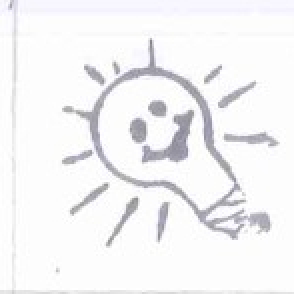
#> input picture Sellos/Foco/fila-1-columna-4.jpg, 147 x 147 px, found by its file name (shown 2 times larger)
$ jupyter execute --allow-errors Untitled.ipynb
#> lines starting #> are read from the running program, lines starting #| are printed output that depends on the picture
[cell 1]
import cv2
import os
import numpy as np
import matplotlib.pyplot as plt

[cell 2]
DATADIR = 'Sellos/'
Categories = ['Dado', 'Dardo', 'Foco', 'Maceta', 'Oso', 'Pulpo', 'Rueda']
#> (the rest of this cell did not finish here and is left out)

#> (a cell that did not finish here is left out)

[cell 4]
IMG_SIZE=140
#> (the rest of this cell did not finish here and is left out)

#> (a cell that did not finish here is left out)

#> (a cell that did not finish here is left out)

#> (a cell that did not finish here is left out)

#> (a cell that did not finish here is left out)

[cell 9]
p1 =os.path.join(DATADIR, 'Dado')
#> (the rest of this cell did not finish here and is left out)

[cell 10]
I1_array = cv2.imread(os.path.join(p1,'fila-1-columna-4.jpg'),cv2.IMREAD_GRAYSCALE)
#> I1_array: shape (147, 147); min 132, max 255, mean 243.4

[cell 11]
I1_array.shape
#> Out = (147, 147)

[cell 12]
I2_array=cv2.resize(I1_array,(IMG_SIZE,IMG_SIZE))
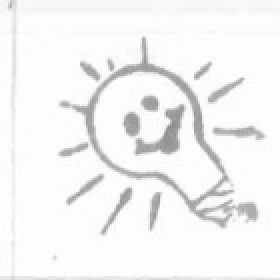
#> I2_array: shape (140, 140) (shown 2 times larger); min 141, max 255, mean 243.4
I2_array.shape
#> Out = (140, 140)

[cell 13]
I2_array

[cell 14]
V1 = (np.asarray(I2_array)).flatten()
#> V1 = 19600 values, max 255 at index 1748, min 141 at index 8767, mean 243.4
V1
#> Out has the same summary as V1

[cell 15]
training_data = []

def create_training_data():
    for category in Categories:
        path = os.path.join(DATADIR, category)
        class_num = Categories.index(category)
        for img in os.listdir(path):
            try:
                img_array = cv2.imread(os.path.join(path,img), cv2.IMREAD_GRAYSCALE)
                img_Vec = (np.asarray(new_array)).flatten()##Convertir en vectores las matrices
                training_data.append([new_array,img_Vec, class_num])
            except Exception as e:
                pass

#> (the rest of this cell did not finish here and is left out)

[cell 16]
print(len(training_data))

[cell 17]
import random
random.shuffle(training_data)

[cell 18]
for sample in training_data[:10]:
    print(sample[1].shape)

#> (a cell that did not finish here is left out)

[cell 20]
X=[]
y=[]
Z=[]

for image, features, label in training_data:
    Z.append(image)
    X.append(features)
    y.append(label)


$ run again, on Sellos/Dado/fila-1-columna-5.jpg
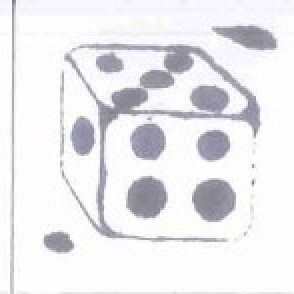
#> input picture Sellos/Dado/fila-1-columna-5.jpg, 147 x 147 px (shown 2 times larger)
#> `new_array=cv2.resize(img_array,(IMG_SIZE,IMG_SIZE))`:
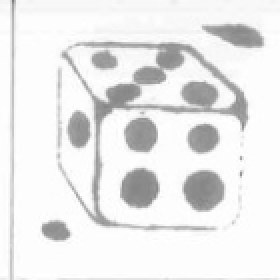
#> new_array: shape (140, 140) (shown 2 times larger); min 126, max 255, mean 234.2
#> (printed output is left out)
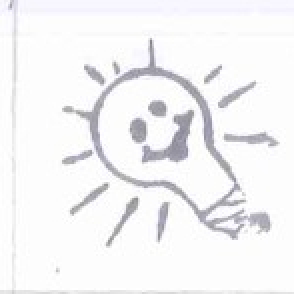
#> input picture Sellos/Foco/fila-1-columna-4.jpg, 147 x 147 px, found by its file name (shown 2 times larger)
#> V1 = 19600 values, max 255 at index 1748, min 141 at index 8767, mean 243.4
#> `V1`: Out has the same summary as V1
#> img_Vec = 19600 values, max 255 at index 1721, min 126 at index 6, mean 234.2
